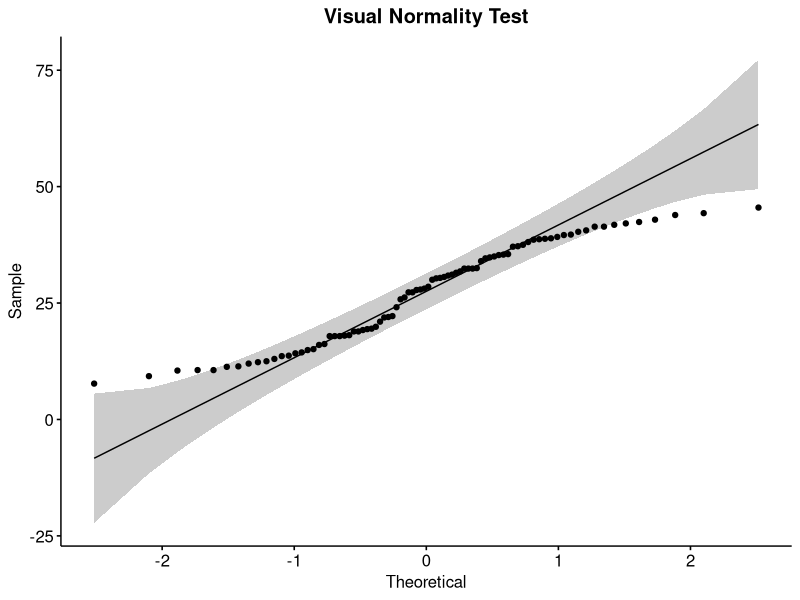
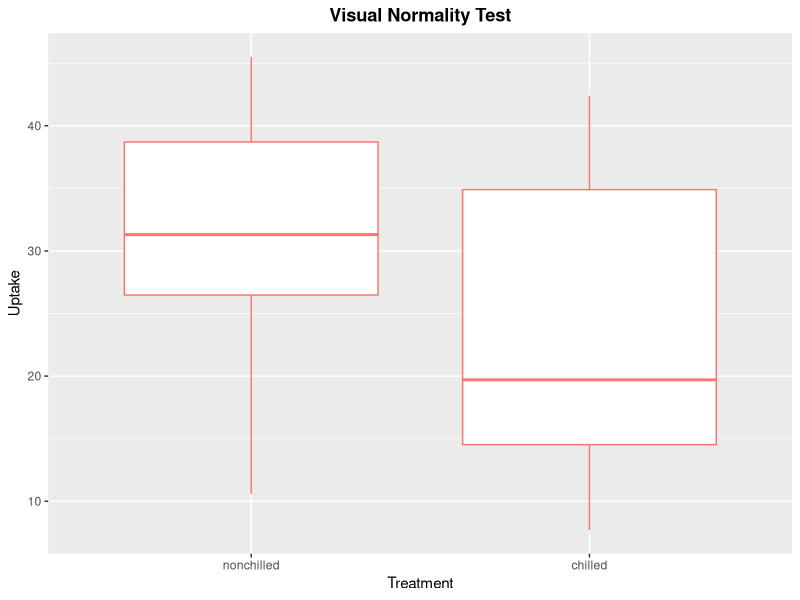

Recreate these plots in R, in order. (Note: this script raises an error after producing the figures.)
library(ggplot2)
library(ggpubr)
library(dplyr)

#Non-Parametric Tests
#Wilcoxon Singed Rank Test
#Normality Tests
data("CO2")
Uptake<-(CO2$uptake)
Type<-(CO2$Type)
#Data Presentation
Summary_Statistics<-c(Count=length(Uptake),Median=median(Uptake))
Summary_Statistics
#Normality test
ggqqplot(Uptake,title="Visual Normality Test") + theme(plot.title=element_text(hjust=0.5,face="bold",color="black"))
#H0: Data is normally distributed
#H1: Data is not normally distributed
shapiro.test(Uptake)
#H1 is accepted as p-value is lesser than 0.05
#Comparision of Median/Wilcoxon Signed Rank Test
#H0: Median difference between paired observations is zero
#H1: Median difference between paired observations is not zero
WSRT<-wilcox.test(CO2$uptake,mu=30,alternate="less")
WSRT #H1 is rejected as p-value is greater than 0.05

#Wilcoxon Rank Sum Test (Man Whitney U Test)
Treatment<-(CO2$Treatment)
Dataframe<-data.frame(Treatment,Uptake)
Nonchilled<-Uptake[Treatment=="nonchilled"]
Chilled<-Uptake[Treatment=="chilled"]
#Data Presentation
group_by(Dataframe,Treatment) %>% summarise(Count=n(),Median=median(Uptake,na.rm = TRUE))
#Normality Test
qplot(CO2$Treatment,xlab="Treatment",CO2$uptake,ylab="Uptake",data = CO2,geom = "boxplot",colour="darkred") + ggtitle("Visual Normality Test") + theme(plot.title=element_text(hjust=0.5,face="bold",color="black")) + theme(legend.position = "none")
#H0: Data is normally distributed
#H1: Data is not normally distributed
shapiro.test(Chilled)
#H1 is accepted as data is less than 0.05
#H0: Data is normally distributed
#H1: Data is not normally distributed
shapiro.test(Nonchilled)
#H1 is accepted as data is less than 0.05
#Comparision of Median/Wilcoxon Rank Sum Test
#H0: The distributions of the two groups are statistically equal
#H1: The distributions of the two groups are not statistically equal
WRST<-wilcox.test(Uptake~Treatment,data=Dataframe,paired=F)
WRST

#Non-Parametric version of Anova test
#H0: Median of CO2 Uptake are similar in all samples
#H1: Median of CO2 Uptake are different
Kruskal<-kruskal.test(CO2$uptake~CO2$Plant)
Kruskal